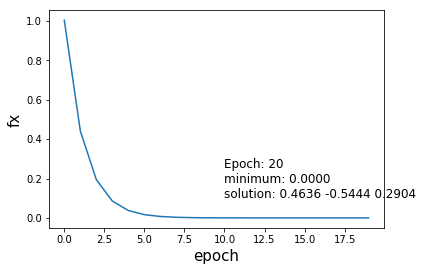

The script that drew this image:
import numpy as np
from matplotlib import pyplot as plt

EPOCH = 100
learning_rate = 0.1
tolerance = 1e-7

# calculate gradient using finite difference
def finite_difference_gradient(FX, x):  
    dfx = np.copy(x)
    # calculate gradient on x(different directions) one by one
    for i in range(len(x)):
        x_plus = np.copy(x)
        x_minus = np.copy(x)
        x_plus[i] += 1e-5
        x_minus[i] -= 1e-5
        dfx[i] = (FX(x_plus) - FX(x_minus)) / (2*1e-5)
    return dfx

# graduent descent on FX, optimize x
def gradient_descent(FX, x):    
    fx = FX(x)
    fx_list = [fx]
    for n in range(EPOCH):
        fx_last = fx
        dfx = finite_difference_gradient(FX, x) 
        x += -learning_rate * dfx  
        fx = FX(x)
        if fx - fx_last > -tolerance:
            break
        fx_list.append(fx)     
    return fx_list, x

# calculate polynomial according to a
def quadratic_polynomial(a, x):   
    return a[0] + a[1]*x[0]**2 + a[2]*x[1]**2 + a[3]*x[2]**2 + a[4]*x[0]*x[1] + \
           a[5]*x[0]*x[2] + a[6]*x[1]*x[2] + a[7]*x[0] + a[8]*x[1] + a[9]*x[2]
 
# add some control on a to convert objective function into format of (A+Bx1+Cx2+Dx3)^2
# which is definitely convex function          
def a_cal(convex_paras): 
    a = np.zeros(10)
    # a0=A^2, a1=A^2, a2=A^2, a3=A^2
    # a4=2BC, a5=2BD, a6=2CD, a7=2AB a8=2AC, a9=2AD
    a[0:4] = convex_paras[0:4]**2
    a[4] = 2*convex_paras[1]*convex_paras[2]
    a[5] = 2*convex_paras[1]*convex_paras[3]
    a[6] = 2*convex_paras[2]*convex_paras[3]
    a[7] = 2*convex_paras[0]*convex_paras[1]
    a[8] = 2*convex_paras[0]*convex_paras[2]
    a[9] = 2*convex_paras[0]*convex_paras[3]
    return a
           
if __name__ == '__main__':
    # convex_paras(A B C D) in range(-2,2)
    convex_paras = (np.random.rand(4)-0.5)*4
    # calculate a from convex_paras
    a = a_cal(convex_paras)
    # minimum when A+Bx1+Cx2+Dx3 = 0
    # initial estimate: x0 = 0s, where f(x0) = A^2 in range(0,4)
    x = np.zeros(3)
    FX = lambda x: quadratic_polynomial(a, x)
    # solve minimum by using gradient descent
    fx_list, solution = gradient_descent(FX, x)
    
    # plot gradient descent process and show results
    plt.plot(np.arange(len(fx_list)), fx_list)
    plt.xlabel("epoch", fontsize=15)
    plt.ylabel("fx", fontsize=15)
    plt.text(len(fx_list)/2, (fx_list[len(fx_list)-1]+fx_list[0])/10, \
             "Epoch: %d\nminimum: %.4f\nsolution: %.4f %.4f %.4f" %(len(fx_list), np.round(fx_list[len(fx_list)-1]), \
               solution[0], solution[1], solution[2]), fontsize=12)
    plt.show()
